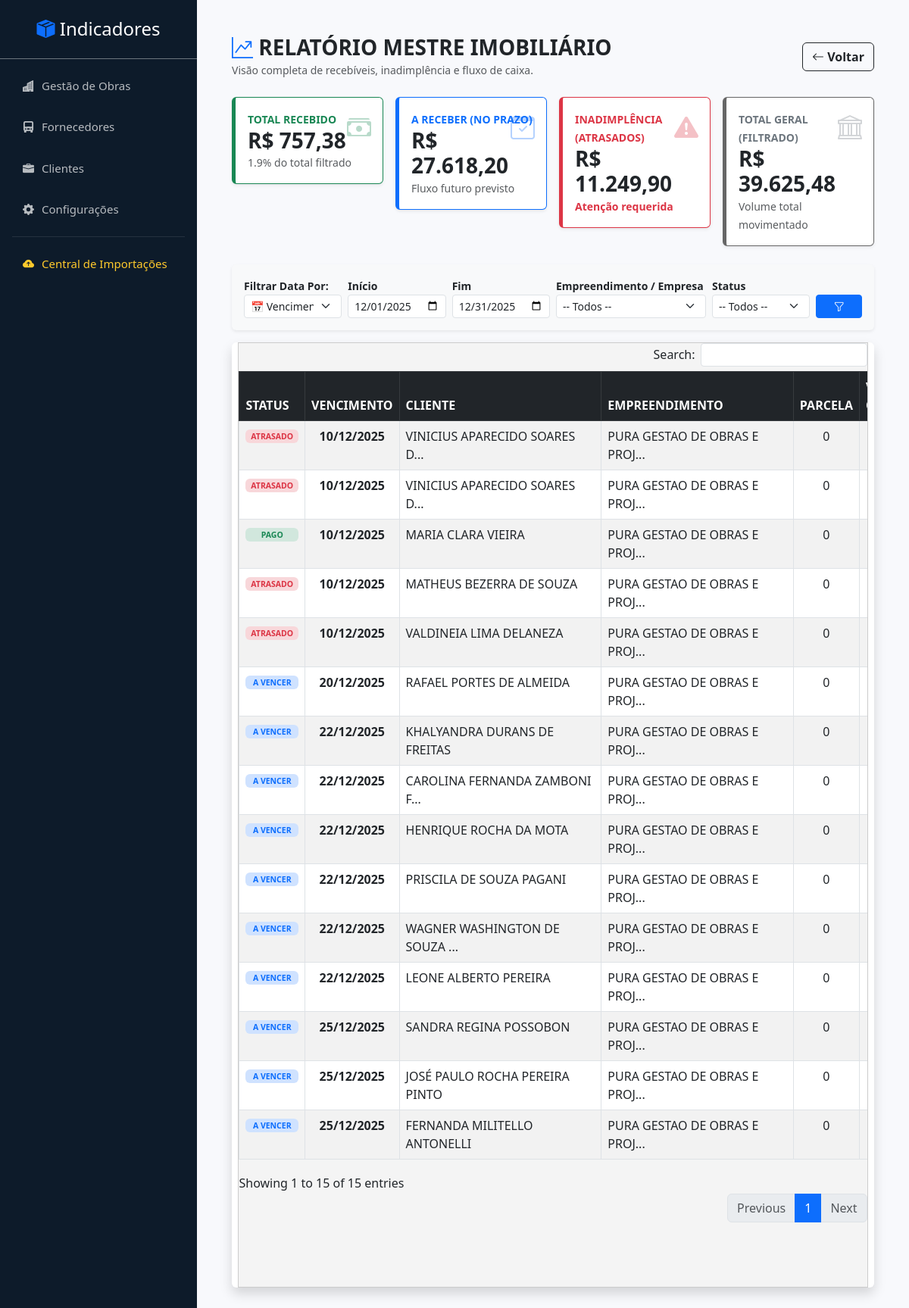
Page /index.php?page=relatorio_master_imob on the committed database.
### tables this page shows
CREATE TABLE `parcelas_imob` (
  `id` int(11) NOT NULL,
  `venda_id` int(11) NOT NULL,
  `numero_parcela` int(11) DEFAULT NULL,
  `valor_parcela` decimal(15,2) DEFAULT NULL,
  `data_vencimento` date DEFAULT NULL,
  `data_pagamento` date DEFAULT NULL,
  `valor_pago` decimal(15,2) DEFAULT 0.00,
  `obs` text DEFAULT NULL
);

CREATE TABLE `clientes_imob` (
  `id` int(11) NOT NULL,
  `nome` varchar(100) NOT NULL,
  `cpf` varchar(20) DEFAULT NULL,
  `telefone` varchar(20) DEFAULT NULL
);

CREATE TABLE `vendas_imob` (
  `id` int(11) NOT NULL,
  `cliente_id` int(11) NOT NULL,
  `nome_casa` varchar(100) DEFAULT NULL,
  `codigo_compra` varchar(50) DEFAULT NULL,
  `qtd_parcelas_total` int(11) DEFAULT NULL,
  `valor_total` decimal(15,2) DEFAULT 0.00,
  `data_inicio` date DEFAULT NULL,
  `data_fim` date DEFAULT NULL,
  `data_contrato` date DEFAULT NULL,
  `nome_empresa` varchar(100) DEFAULT NULL
);

### pages/relatorio_master_imob.php (the view, shortened to what this page needs)
<?php
$where = "WHERE 1=1";
$params = [];
$dt_tipo = $_GET['dt_tipo'] ?? 'vencimento';
$dt_ini = $_GET['dt_ini'] ?? date('Y-m-01');
$dt_fim = $_GET['dt_fim'] ?? date('Y-m-t');
if (!empty($dt_ini)) {
    $coluna_data = ($dt_tipo == 'pagamento') ? 'p.data_pagamento' : 'p.data_vencimento';
    $where .= " AND $coluna_data >= ?";
    $params[] = $dt_ini;
}
if (!empty($dt_fim)) {
    $coluna_data = ($dt_tipo == 'pagamento') ? 'p.data_pagamento' : 'p.data_vencimento';
    $where .= " AND $coluna_data <= ?";
    $params[] = $dt_fim;
}
$sql = "SELECT
            p.*,
            v.codigo_compra,
            v.nome_casa,
            v.nome_empresa,
            c.nome as nome_cliente,
            c.cpf
        FROM parcelas_imob p
        JOIN vendas_imob v ON p.venda_id = v.id
        JOIN clientes_imob c ON v.cliente_id = c.id
        $where
        ORDER BY p.data_vencimento ASC";
$stmt = $pdo->prepare($sql);
$stmt->execute($params);
$dados = $stmt->fetchAll(PDO::FETCH_ASSOC);
$total_recebido = 0;
$total_a_receber = 0;
$total_atrasado = 0;
$hoje = date('Y-m-d');
foreach ($dados as $d) {
    $vlr_orig = $d['valor_parcela'];
    $vlr_pago = $d['valor_pago'];
    $venc = $d['data_vencimento'];
    $total_recebido += $vlr_pago;
    if ($vlr_pago < $vlr_orig) {
        $saldo = $vlr_orig - $vlr_pago;
        if ($venc < $hoje) {
            $total_atrasado += $saldo;
        } else {
            $total_a_receber += $saldo;
        }
    }
}
$total_geral = $total_recebido + $total_a_receber + $total_atrasado;
$perc_recebido = ($total_geral > 0) ? ($total_recebido / $total_geral) * 100 : 0;
?>
<link rel="stylesheet" href="https://cdn.datatables.net/1.13.4/css/dataTables.bootstrap5.min.css">
<link rel="stylesheet" href="https://cdn.datatables.net/buttons/2.3.6/css/buttons.bootstrap5.min.css">
<div class="container-fluid p-3">
    <div class="d-flex justify-content-between align-items-center mb-4">
        <div>
            <h3 class="fw-bold text-dark m-0"><i class="bi bi-graph-up-arrow text-primary"></i> RELATÓRIO MESTRE IMOBILIÁRIO</h3>
            <small class="text-muted">Visão completa de recebíveis, inadimplência e fluxo de caixa.</small>
        </div>
        <div>
            <a href="index.php?page=clientes" class="btn btn-outline-dark fw-bold"><i class="bi bi-arrow-left"></i> Voltar</a>
        </div>
    </div>
    <div class="row mb-4 g-3">
        <div class="col-md-3">
            <div class="card shadow-sm kpi-card" style="border-color: #198754;">
                <div class="card-body">
                    <i class="bi bi-cash-stack kpi-icon text-success"></i>
                    <small class="text-uppercase fw-bold text-success">Total Recebido</small>
                    <h3 class="mb-0 fw-bold text-dark">R$ <?php echo number_format($total_recebido, 2, ',', '.'); ?></h3>
                    <small class="text-muted"><?php echo number_format($perc_recebido, 1); ?>% do total filtrado</small>
                </div>
            </div>
        </div>
        <div class="col-md-3">
            <div class="card shadow-sm kpi-card" style="border-color: #0d6efd;">
                <div class="card-body">
                    <i class="bi bi-calendar-check kpi-icon text-primary"></i>
                    <small class="text-uppercase fw-bold text-primary">A Receber (No Prazo)</small>
                    <h3 class="mb-0 fw-bold text-dark">R$ <?php echo number_format($total_a_receber, 2, ',', '.'); ?></h3>
                    <small class="text-muted">Fluxo futuro previsto</small>
                </div>
            </div>
        </div>
        <div class="col-md-3">
            <div class="card shadow-sm kpi-card" style="border-color: #dc3545;">
                <div class="card-body">
                    <i class="bi bi-exclamation-triangle-fill kpi-icon text-danger"></i>
                    <small class="text-uppercase fw-bold text-danger">Inadimplência (Atrasados)</small>
                    <h3 class="mb-0 fw-bold text-dark">R$ <?php echo number_format($total_atrasado, 2, ',', '.'); ?></h3>
                    <small class="text-danger fw-bold">Atenção requerida</small>
                </div>
            </div>
        </div>
        <div class="col-md-3">
            <div class="card shadow-sm kpi-card" style="border-color: #666;">
                <div class="card-body">
                    <i class="bi bi-bank kpi-icon text-secondary"></i>
                    <small class="text-uppercase fw-bold text-secondary">Total Geral (Filtrado)</small>
                    <h3 class="mb-0 fw-bold text-dark">R$ <?php echo number_format($total_geral, 2, ',', '.'); ?></h3>
                    <small class="text-muted">Volume total movimentado</small>
                </div>
            </div>
        </div>
    </div>
    <div class="card shadow-sm mb-3 border-0 bg-light">
        <div class="card-body py-3">
            <form method="GET" class="row g-2 align-items-end">
                <div class="col-md-2">
                    <label class="small fw-bold">Filtrar Data Por:</label>
                    <select name="dt_tipo" class="form-select form-select-sm">
                        <option value="vencimento" <?php echo ($dt_tipo=='vencimento')?'selected':''; ?>>📅 Vencimento</option>
                    </select>
                </div>
                <div class="col-md-2">
                    <label class="small fw-bold">Início</label>
                    <input type="date" name="dt_ini" class="form-control form-control-sm" value="<?php echo $dt_ini; ?>">
                </div>
                <div class="col-md-2">
                    <label class="small fw-bold">Fim</label>
                    <input type="date" name="dt_fim" class="form-control form-control-sm" value="<?php echo $dt_fim; ?>">
                </div>
                <div class="col-md-3">
                    <label class="small fw-bold">Empreendimento / Empresa</label>
                    <select name="filtro_empresa" class="form-select form-select-sm">
                        <option value="">-- Todos --</option>
                    </select>
                </div>
                <div class="col-md-2">
                    <label class="small fw-bold">Status</label>
                    <select name="filtro_status" class="form-select form-select-sm">
                        <option value="">-- Todos --</option>
                    </select>
                </div>
                <div class="col-md-1">
                    <button class="btn btn-primary btn-sm w-100 fw-bold"><i class="bi bi-funnel"></i></button>
                </div>
            </form>
        </div>
    </div>
    <div class="card shadow border-0">
        <div class="card-body p-0">
            <div class="janela-rolagem">
                <table id="tabelaMaster" class="table table-striped table-hover table-bordered mb-0 mesa-gigante">
                    <thead class="table-dark text-center sticky-top">
                        <tr>
                            <th>STATUS</th>
                            <th>VENCIMENTO</th>
                            <th>CLIENTE</th>
                            <th>EMPREENDIMENTO</th>
                            <th>PARCELA</th>
                            <th>VALOR ORIGINAL</th>
                        </tr>
                    </thead>
                    <tbody>
                        <?php foreach($dados as $row):
                            $classe = ""; $status_txt = "";
                            if ($row['valor_pago'] >= ($row['valor_parcela'] - 0.1)) {
                                $classe = "st-pago"; $status_txt = "PAGO";
                            } elseif ($row['valor_pago'] > 0) {
                                $classe = "st-parcial"; $status_txt = "PARCIAL";
                            } elseif ($row['data_vencimento'] < $hoje) {
                                $classe = "st-atrasado"; $status_txt = "ATRASADO";
                            } else {
                                $classe = "st-aberto"; $status_txt = "A VENCER";
                            }
                        ?>
                        <tr>
                            <td class="text-center small"><span class="badge <?php echo $classe; ?> w-100"><?php echo $status_txt; ?></span></td>
                            <td class="text-center fw-bold"><?php echo date('d/m/Y', strtotime($row['data_vencimento'])); ?></td>
                            <td><?php echo mb_strimwidth($row['nome_cliente'], 0, 30, "..."); ?></td>
                            <td><?php echo mb_strimwidth($row['nome_empresa'], 0, 30, "..."); ?></td>
                            <td class="text-center"><?php echo $row['numero_parcela']; ?></td>
                            <td class="text-end fw-bold text-secondary">R$ <?php echo number_format($row['valor_parcela'], 2, ',', '.'); ?></td>
                        </tr>
                        <?php endforeach; ?>
                    </tbody>
                </table>
            </div>
        </div>
    </div>
</div>

### index.php (style rules this page uses)
body { display: flex; min-height: 100vh; overflow-x: hidden; background-color: #f8f9fc; }

### pages/relatorio_master_imob.php (style rules this page uses)
.kpi-card { border-left: 5px solid #ccc; transition: transform 0.2s; }
.kpi-icon { font-size: 2rem; opacity: 0.3; position: absolute; right: 15px; top: 15px; }
.janela-rolagem { width: 98%; height: 75vh; overflow: auto; background: #f4f4f4; border: 1px solid #ccc; margin: 0 auto; }
.mesa-gigante { width: 100%; min-width: 1400px; background-color: white; }
.st-pago { color: #198754; font-weight: bold; background-color: #d1e7dd; }
.st-atrasado { color: #dc3545; font-weight: bold; background-color: #f8d7da; }
.st-aberto { color: #0d6efd; font-weight: bold; background-color: #cfe2ff; }

### rows in the picture
parcelas_imob: status_txt "ATRASADO", data_vencimento "10/12/2025", clientes_imob.nome "VINICIUS APARECIDO SOARES D...", venda.nome_empresa "PURA GESTAO DE OBRAS E PROJ...", numero_parcela "0"
parcelas_imob: status_txt "ATRASADO", data_vencimento "10/12/2025", clientes_imob.nome "VINICIUS APARECIDO SOARES D...", venda.nome_empresa "PURA GESTAO DE OBRAS E PROJ...", numero_parcela "0"
parcelas_imob: status_txt "PAGO", data_vencimento "10/12/2025", clientes_imob.nome "MARIA CLARA VIEIRA", venda.nome_empresa "PURA GESTAO DE OBRAS E PROJ...", numero_parcela "0"
parcelas_imob: status_txt "ATRASADO", data_vencimento "10/12/2025", clientes_imob.nome "MATHEUS BEZERRA DE SOUZA", venda.nome_empresa "PURA GESTAO DE OBRAS E PROJ...", numero_parcela "0"
parcelas_imob: status_txt "ATRASADO", data_vencimento "10/12/2025", clientes_imob.nome "VALDINEIA LIMA DELANEZA", venda.nome_empresa "PURA GESTAO DE OBRAS E PROJ...", numero_parcela "0"
parcelas_imob: status_txt "A VENCER", data_vencimento "20/12/2025", clientes_imob.nome "RAFAEL PORTES DE ALMEIDA", venda.nome_empresa "PURA GESTAO DE OBRAS E PROJ...", numero_parcela "0"
parcelas_imob: status_txt "A VENCER", data_vencimento "22/12/2025", clientes_imob.nome "KHALYANDRA DURANS DE FREITAS", venda.nome_empresa "PURA GESTAO DE OBRAS E PROJ...", numero_parcela "0"
parcelas_imob: status_txt "A VENCER", data_vencimento "22/12/2025", clientes_imob.nome "CAROLINA FERNANDA ZAMBONI F...", venda.nome_empresa "PURA GESTAO DE OBRAS E PROJ...", numero_parcela "0"
parcelas_imob: status_txt "A VENCER", data_vencimento "22/12/2025", clientes_imob.nome "HENRIQUE ROCHA DA MOTA", venda.nome_empresa "PURA GESTAO DE OBRAS E PROJ...", numero_parcela "0"
parcelas_imob: status_txt "A VENCER", data_vencimento "22/12/2025", clientes_imob.nome "PRISCILA DE SOUZA PAGANI", venda.nome_empresa "PURA GESTAO DE OBRAS E PROJ...", numero_parcela "0"
parcelas_imob: status_txt "A VENCER", data_vencimento "22/12/2025", clientes_imob.nome "WAGNER WASHINGTON DE SOUZA ...", venda.nome_empresa "PURA GESTAO DE OBRAS E PROJ...", numero_parcela "0"
parcelas_imob: status_txt "A VENCER", data_vencimento "22/12/2025", clientes_imob.nome "LEONE ALBERTO PEREIRA", venda.nome_empresa "PURA GESTAO DE OBRAS E PROJ...", numero_parcela "0"
parcelas_imob: status_txt "A VENCER", data_vencimento "25/12/2025", clientes_imob.nome "SANDRA REGINA POSSOBON", venda.nome_empresa "PURA GESTAO DE OBRAS E PROJ...", numero_parcela "0"
parcelas_imob: status_txt "A VENCER", data_vencimento "25/12/2025", clientes_imob.nome "JOSÉ PAULO ROCHA PEREIRA PINTO", venda.nome_empresa "PURA GESTAO DE OBRAS E PROJ...", numero_parcela "0"
parcelas_imob: status_txt "A VENCER", data_vencimento "25/12/2025", clientes_imob.nome "FERNANDA MILITELLO ANTONELLI", venda.nome_empresa "PURA GESTAO DE OBRAS E PROJ...", numero_parcela "0"

### other values in the picture
$total_recebido "757,38"
$perc_recebido "1.9"
$total_a_receber "27.618,20"
$total_atrasado "11.249,90"
$total_geral "39.625,48"
